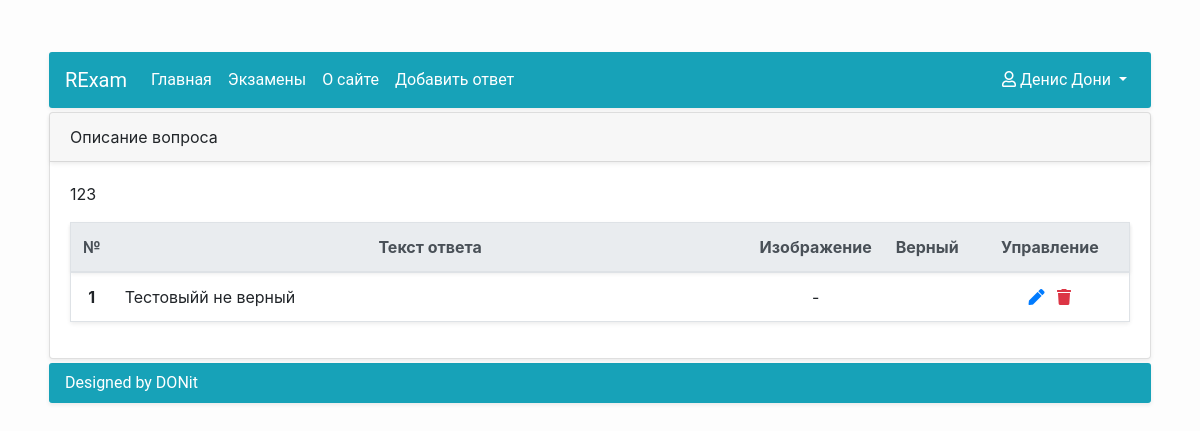
The page /exams/question_detail/3 (signed in) on the database its author committed.
### Accounts/models.py (models this page shows, shortened)
class UserAccount(AbstractUser):
    middle_name = models.CharField(max_length=20, blank=True, null=False, verbose_name=u'Отчество')
    study_group = models.ForeignKey(StudyGroup, on_delete=models.SET_NULL, null=True, blank=True)
    REQUIRED_FIELDS = ['email', 'first_name', 'last_name']
    class Meta:
        verbose_name = u'Пользователь'
        verbose_name_plural = u'Пользователи'

### Exams/models.py (models this page shows, shortened)
class Question(Model):
    question_text = TextField(blank=False, null=False, verbose_name=u'Текст вопроса')
    question_exam = ForeignKey(Exam, blank=False, null=False, on_delete=CASCADE, verbose_name=u'Вопрос к экзамену')
    question_image = ImageField(upload_to='question_images', blank=True, null=True, verbose_name=u'Изображение вопроса')
    def get_add_answer_url(self):
        return reverse('AnswerCreate', kwargs={'question_id': self.id})
    class Meta:
        verbose_name = u'Вопрос'
        verbose_name_plural = u'Вопросы'
        db_table = 'exam_questions'

class Answer(Model):
    answer_text = TextField(blank=False, null=False, verbose_name=u'Текст ответа')
    answer_question = ForeignKey(Question, blank=False, null=False, on_delete=CASCADE, verbose_name=u'Ответ к вопросу')
    answer_image = ImageField(upload_to='answer_images', blank=True, null=True, verbose_name=u'Изображение ответа')
    answer_truth = BooleanField(blank=False, null=False, verbose_name=u'Правильный ответ?')
    def get_delete_url(self):
        return reverse('AnswerDelete', kwargs={'pk': self.id, 'question_id': self.answer_question.id})
    def get_update_url(self):
        return reverse('AnswerUpdate', kwargs={'pk': self.id, 'question_id': self.answer_question.id})
    def __str__(self):
        return self.answer_text
    class Meta:
        verbose_name = u'Ответ'
        verbose_name_plural = u'Ответы'
        db_table = 'exam_answers'

### Exams/views.py (the view)
# urls.py: path('question_detail/<pk>', QuestionDetail.as_view(), name='QuestionDetail'),
class QuestionDetail(PermissionRequiredMixin, DetailView):
    model = Question
    template_name = 'Exams/Question/QuestionDetail.html'
    permission_required = 'Exams.view_question'
    def get_context_data(self, **kwargs):
        context = super(QuestionDetail, self).get_context_data(**kwargs)
        context['answers_list'] = Answer.objects.filter(answer_question=self.kwargs['pk'])
        print(context['answers_list'])
        return context

### Exams/templates/Exams/Question/QuestionDetail.html (shortened to what this page needs)
{% extends 'RExam/BaseContent.html' %}
{% load static %}
{% block head_end %}
    <link rel="stylesheet" href="{% static 'Exams/style.css' %}"/>
{% endblock head_end %}
{% block control-item %}
    <li class="nav-item active">
    {% if perms.Exams.add_answer %}
        <a class="nav-link" href="{{ object.get_add_answer_url }}"> Добавить ответ</a>
    {% endif %}
    </li>
{% endblock control-item %}
{% block content %}
    <div class="card shadow-sm m-1">
        <div class="card-header shadow-sm">
            Описание вопроса
        </div>
        <div class="card-body">
            <p class="card-text">{{ object.question_text }}</p>
            {% if perms.Exams.view_answer %}
                {% include "Exams/Answer/ListAnswers.html" with answers=answers_list question=object %}
            {% endif %}
        </div>
    </div>
{% endblock content %}

### RExam/templates/RExam/BaseContent.html (shortened to what this page needs)
{% extends 'RExam/base.html' %}
{% block body_start %}
    <div class="d-flex justify-content-center h-100">
        <div class="container mt-lg-5">
            <nav class="navbar navbar-expand-lg navbar-dark bg-info menu shadow-sm m-1">
                <a class="navbar-brand" href="">RExam</a>
                <div class="collapse navbar-collapse" id="navbarSupportedContent">
                    <ul class="navbar-nav mr-auto">
                        <li class="nav-item active">
                            <a class="nav-link" href="{% url 'HomePage' %}">Главная</a>
                        </li>
                        <li class="nav-item active">
                            <a class="nav-link" href="{% url 'ListExams' %}">Экзамены</a>
                        </li>
                        <li class="nav-item active">
                            <a class="nav-link" href="{% url 'AboutPage' %}">О сайте</a>
                        </li>
                        {% if user.is_staff %}
                            {% block control-item %}
                            {% endblock control-item %}
                        {% endif %}
                    </ul>
                    <ul class="nav navbar-nav navbar-right">
                        <li class="nav-item dropdown align-right">
                            <a class="nav-link dropdown-toggle active" href="#" id="navbarDropdown" role="button"
                               data-toggle="dropdown"
                               aria-haspopup="true" aria-expanded="false"><i class="far fa-user"></i>
                                {{ user.get_full_name }}
                            </a>
                        </li>
                    </ul>
                </div>
            </nav>
            {% block content %}{% endblock content %}
            <div class="footer shadow-sm m-1">
                <div class="footer-content bg-info">Designed by DONit</div>
            </div>
        </div>
    </div>
{% endblock body_start %}

### Exams/templates/Exams/Answer/ListAnswers.html (shortened to what this page needs)
<table class="table table-bordered shadow-sm table-hover mt-3">
    <thead class="thead-light shadow-sm">
    <tr>
        <th style="width: 3%; text-align: center" scope="col">№</th>
        <th style="width: 60%;text-align: center" scope="col">Текст ответа</th>
        <th scope="col">Изображение</th>
        <th scope="col">Верный</th>
        {% if perms.Exams %}
            <th style="width: 15%;text-align: center" scope="col">Управление</th>
        {% endif %}
    </tr>
    </thead>
    <tbody>
    {% for answer in answers %}
        <tr>
            <th scope="row" class="text-center">{{ forloop.counter }}</th>
            <td>{{ answer.answer_text }}</td>
            <td class="text-center">{% if not answer.answer_image %}-{% else %}
                <a class="text-info" href="{{ answer.answer_image.url }}">Изображение</a>{% endif %}</td>
            <td class="text-center">
            </td>
            <td class="text-center">
                {% if perms.Exams.change_answer %}
                    <a href="{{ answer.get_update_url }}" class="text-primary mr-2">
                        <i class="fas fa-pen"></i>
                    </a>
                {% endif %}
                {% if perms.Exams.delete_answer %}
                    <a class="text-danger" href="{{ answer.get_delete_url }}"><i
                            class="fa fa-trash" aria-hidden="true"></i></a>
                {% endif %}
            </td>
        </tr>
    {% empty %}
        <tr>
            <th scope="row" class="text-center">1</th>
            <td><p class="pl-3">Ответы отсутствуют...</p></td>
        </tr>
    {% endfor %}
    </tbody>
</table>

### RExam/static/RExam/style.css (style rules this page uses)
html, body { height: 100%; margin: 0; padding: 0; }
body { background: #fdfdfd; }
.footer-content { font-family: Roboto, sans-serif; border-radius: 3px; color: white; padding: .5rem 1rem; }
.menu { font-family: Roboto, sans-serif; border-radius: 3px; }
table a { text-decoration: none; color: inherit; }

### Exams/static/Exams/style.css (style rules this page uses)
.table td, .table th { border: none; }
.table { border: 1px solid #dee2e6; border-radius: 3px; }

### rows shown on the page
UserAccount: get_full_name "Денис Дони"
Question: question_text "123"
Answer: answer_text "Тестовыйй не верный"
